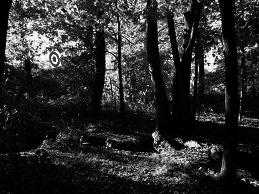
#> input picture testImage0.pgm, 259 x 194 px
$ python algorithm.py
#> lines starting #> are read from the running program, lines starting #| are printed output that depends on the picture; after the words box and inside, x2 and y2 are one past the last pixel; in counts of white or black regions, pixels touching at a corner belong together
# -*- coding: utf-8 -*-
"""
Created on Mon Feb 26 14:46:44 2018

@author: venkatavaradhan lakshminarayanan

Description: This is an algorithm built to perform adaptive thresholding of an
image. This algorithm basically works as follows,

1. Take the input image and resize for faster outputs.

2. Integrate the image such that each pixel represents the sum computed both
   above and behind the current pixel.

3. For the second iteration on the image, (Sample_window_1)x(Sample_window_2)
   average is calculated for each pixel by utilizing the computed integral
   image.

4. Based on the threshold value if the intensity is lesser the pixel value is
   set to 0 and 255 if higher.

"""

import numpy as np
import cv2

number = 1
class adaptive_threshold:
    def __init__(self,image):
        self.input_image = cv2.resize(image,(256,196))
        self.height,self.width,_ = self.input_image.shape
        self.sample_window_1 = self.width/12
        self.sample_window_2 = self.sample_window_1/2
        self.threshold = 68
        self.integrated_image = np.zeros_like(self.input_image, dtype=np.uint32)
        self.output_image = np.zeros_like(self.input_image)
        self.main()

    def integrate_image(self):
        for column in range(self.width):
            for row in range(self.height):
                self.integrated_image[row,column] = self.input_image[0:row,0:column].sum()

    def the_algorithm(self):
        for column in range(self.width):
            for row in range(self.height):
                y1 = round(max(row-self.sample_window_2,0))
                y2 = round(min(row+self.sample_window_2, self.height-1))
                x1 = round(max(column-self.sample_window_2,0))
                x2 = round(min(column+self.sample_window_2,self.width-1))

                count = (y2-y1)*(x2-x1)

                total = self.integrated_image[y2,x2]-self.integrated_image[y1,x2]-self.integrated_image[y2,x1]+self.integrated_image[y1,x1]

                if np.all(self.input_image[row,column]*count < total*(100-self.threshold)/100):
                    self.output_image[row,column] = 0
                else:
                    self.output_image[row,column] = 255

    def main(self):
        self.integrate_image()
        self.the_algorithm()
        self.display_save()

    def display_save(self):
        global number
        cv2.imshow('Image',self.input_image)
        cv2.imshow('Output',self.output_image)
        filename = 'output-'+str(number)+'.jpg'
        cv2.imwrite(filename,self.output_image)
        number+=1
        key = cv2.waitKey(0)

image1 = cv2.imread('testImage0.pgm')
#> image1 is the input picture: shape (194, 259, 3); min 0, max 255, mean 42.9
image2 = cv2.imread('testImage1.pgm')
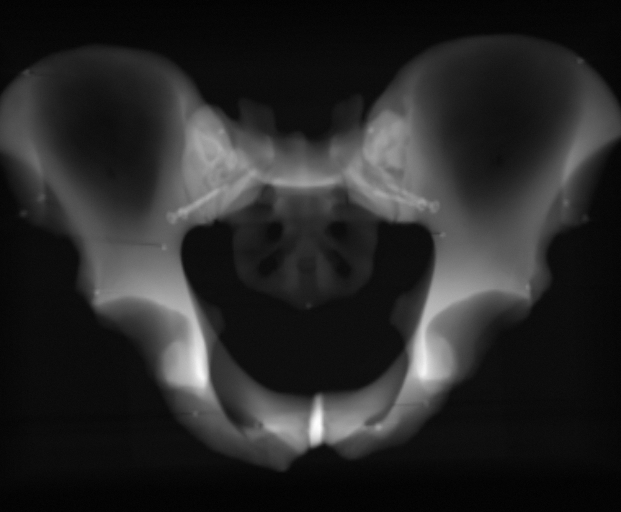
#> input picture testImage1.pgm, 621 x 512 px
#> image2 is the input picture: shape (512, 621, 3); min 0, max 254, mean 39.6
filter_ = adaptive_threshold(image1)
#> in __init__, `self.input_image = cv2.resize(image,(256,196))`:
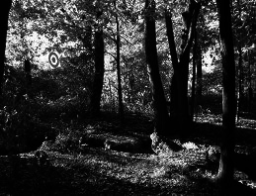
#> self.input_image: shape (196, 256, 3); min 0, max 253, mean 42.8
#> after the loop in integrate_image, `for column in range(self.width):`:
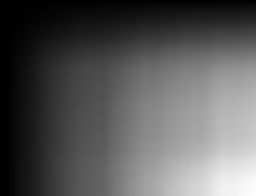
#> self.integrated_image: shape (196, 256, 3) uint32; min 0, max 6429174, mean 2237723.8; drawn with min black and max white
#> after the loop in the_algorithm, `for column in range(self.width):`:
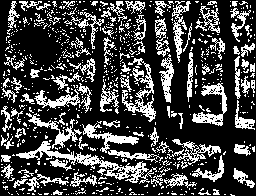
#> self.output_image: shape (196, 256, 3); 27% white in thin lines or dots
#> (key Esc is pressed here)
filter_ = adaptive_threshold(image2)
#> in __init__ (call 2), `self.input_image = cv2.resize(image,(256,196))`:
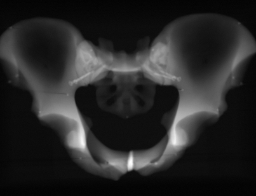
#> self.input_image: shape (196, 256, 3); min 1, max 254, mean 39.5
#> after the loop in integrate_image (call 2), `for column in range(self.width):`:
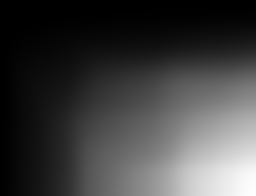
#> self.integrated_image: shape (196, 256, 3) uint32; min 0, max 5930787, mean 1503359.3; drawn with min black and max white
#> after the loop in the_algorithm (call 2), `for column in range(self.width):`:
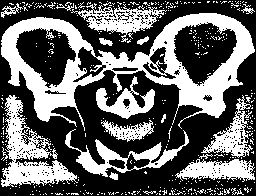
#> self.output_image: shape (196, 256, 3); 39.5% white; 404 white regions (383 under 20 px), largest, box (x1, y1, x2, y2) and area: (1, 13, 255, 131) 9212, (1, 95, 78, 187) 2623, (65, 129, 189, 177) 1474
#> (key Enter is pressed here)
